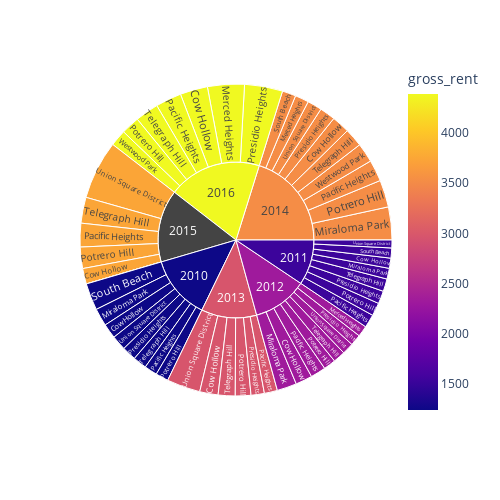

Notebook code cell kept with this figure:
### Code cell
sunburst()

### Figure 1 — Plotly figure (JSON) as saved in the notebook; plotly's stock layout.template omitted (floating-point values rounded to 4 significant figures)
{"data": [{"branchvalues": "total", "customdata": [[1239], [1530.0], [2324], [2971], [3528.0], [3739.0], [4390], [2324], [3528], [4390], [1239], [1530], [2324], [3528.0], [1239], [1530], [2324], [2971], [3528], [3739], [4390], [1239], [1530], [2324], [2971], [3528], [3739], [4390], [1239], [1530], [2324], [2971], [3528], [null], [4390], [1239], [1530.0], [3528], [1239], [1530], [2324], [2971], [3528.0], [3739], [4390], [1239], [1530], [2324], [2971], [3528], [3739.0], [3528.0], [4390], [1239.0], [1530], [2324.0], [2971], [3528], [null], [4390]], "domain": {"x": [0, 1], "y": [0, 1]}, "hovertemplate": "labels=%{label}<br>sale_price_sqr_foot=%{value}<br>parent=%{parent}<br>id=%{id}<br>gross_rent=%{color}<extra></extra>", "ids": ["2010/Cow Hollow", "2011/Cow Hollow", "2012/Cow Hollow", "2013/Cow Hollow", "2014/Cow Hollow", "2015/Cow Hollow", "2016/Cow Hollow", "2012/Merced Heights", "2014/Merced Heights", "2016/Merced Heights", "2010/Miraloma Park", "2011/Miraloma Park", "2012/Miraloma Park", "2014/Miraloma Park", "2010/Pacific Heights", "2011/Pacific Heights", "2012/Pacific Heights", "2013/Pacific Heights", "2014/Pacific Heights", "2015/Pacific Heights", "2016/Pacific Heights", "2010/Potrero Hill", "2011/Potrero Hill", "2012/Potrero Hill", "2013/Potrero Hill", "2014/Potrero Hill", "2015/Potrero Hill", "2016/Potrero Hill", "2010/Presidio Heights", "2011/Presidio Heights", "2012/Presidio Heights", "2013/Presidio Heights", "2014/Presidio Heights", "2015/Presidio Heights", "2016/Presidio Heights", "2010/South Beach", "2011/South Beach", "2014/South Beach", "2010/Telegraph Hill", "2011/Telegraph Hill", "2012/Telegraph Hill", "2013/Telegraph Hill", "2014/Telegraph Hill", "2015/Telegraph Hill", "2016/Telegraph Hill", "2010/Union Square District", "2011/Union Square District", "2012/Union Square District", "2013/Union Square District", "2014/Union Square District", "2015/Union Square District", "2014/Westwood Park", "2016/Westwood Park", "2010", "2011", "2012", "2013", "2014", "2015", "2016"], "labels": ["Cow Hollow", "Cow Hollow", "Cow Hollow", "Cow Hollow", "Cow Hollow", "Cow Hollow", "Cow Hollow", "Merced Heights", "Merced Heights", "Merced Heights", "Miraloma Park", "Miraloma Park", "Miraloma Park", "Miraloma Park", "Pacific Heights", "Pacific Heights", "Pacific Heights", "Pacific Heights", "Pacific Heights", "Pacific Heights", "Pacific Heights", "Potrero Hill", "Potrero Hill", "Potrero Hill", "Potrero Hill", "Potrero Hill", "Potrero Hill", "Potrero Hill", "Presidio Heights", "Presidio Heights", "Presidio Heights", "Presidio Heights", "Presidio Heights", "Presidio Heights", "Presidio Heights", "South Beach", "South Beach", "South Beach", "Telegraph Hill", "Telegraph Hill", "Telegraph Hill", "Telegraph Hill", "Telegraph Hill", "Telegraph Hill", "Telegraph Hill", "Union Square District", "Union Square District", "Union Square District", "Union Square District", "Union Square District", "Union Square District", "Westwood Park", "Westwood Park", "2010", "2011", "2012", "2013", "2014", "2015", "2016"], "marker": {"coloraxis": "coloraxis", "colors": [1239, 1530.0, 2324, 2971, 3528.0, 3739.0, 4390, 2324, 3528, 4390, 1239, 1530, 2324, 3528.0, 1239, 1530, 2324, 2971, 3528, 3739, 4390, 1239, 1530, 2324, 2971, 3528, 3739, 4390, 1239, 1530, 2324, 2971, 3528, null, 4390, 1239, 1530.0, 3528, 1239, 1530, 2324, 2971, 3528.0, 3739, 4390, 1239, 1530, 2324, 2971, 3528, 3739.0, 3528.0, 4390, 1239.0, 1530, 2324.0, 2971, 3528, null, 4390]}, "name": "", "parents": ["2010", "2011", "2012", "2013", "2014", "2015", "2016", "2012", "2014", "2016", "2010", "2011", "2012", "2014", "2010", "2011", "2012", "2013", "2014", "2015", "2016", "2010", "2011", "2012", "2013", "2014", "2015", "2016", "2010", "2011", "2012", "2013", "2014", "2015", "2016", "2010", "2011", "2014", "2010", "2011", "2012", "2013", "2014", "2015", "2016", "2010", "2011", "2012", "2013", "2014", "2015", "2014", "2016", "", "", "", "", "", "", ""], "type": "sunburst", "values": [569.4, 390.6, 644.8, 707.4, 691.9, 598.6, 1059.0, 421.1, 528.7, 1417.0, 680.6, 414.7, 756.2, 1268.0, 496.5, 509.0, 586.2, 503.9, 824.7, 910.2, 996.4, 491.5, 503.1, 466.6, 598.7, 1045.0, 821.3, 707.7, 549.4, 493.8, 426.6, 512.8, 603.5, 0, 1466.0, 1037.0, 388.6, 524.6, 524.8, 483.4, 465.8, 653.3, 708.2, 997.0, 903.0, 569.2, 302.1, 445.2, 1290.0, 558.3, 2259.0, 743.0, 631.2, 4918.0, 3485.0, 4213.0, 4267.0, 7496.0, 5586.0, 7180.0]}], "layout": {"coloraxis": {"colorbar": {"title": {"text": "gross_rent"}}, "colorscale": [[0, "#0d0887"], [0.1111, "#46039f"], [0.2222, "#7201a8"], [0.3333, "#9c179e"], [0.4444, "#bd3786"], [0.5556, "#d8576b"], [0.6667, "#ed7953"], [0.7778, "#fb9f3a"], [0.8889, "#fdca26"], [1, "#f0f921"]]}, "height": 500, "legend": {"tracegroupgap": 0}, "margin": {"t": 60}, "width": 500}}
